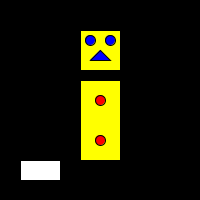
Frame 1 (no input)
Frame 60 (the mouse pressed at the canvas centre just before this capture): identical to frame 1, image omitted
Frame 120 (the mouse held since frame 60 and released just before this capture): identical to frame 1, image omitted

The Processing sketch that drew this single still picture (run headless with seeded random() and noise(); from frame 60 on, the mouse is pressed at the canvas centre):

// Processing sketch: processing_89823
// ── processing_89823.pde

void setup(){
  size(200,200);
}

void draw(){
  if(mouseX<60&&mouseX>20&&mouseY<180&&mouseY>160)
  {
    background(255);
    rectMode(CORNER);
    fill(255);
    rect(20,160,40,20);
    rectMode(CENTER);
    fill(255,255,0);
    rect(100,50,40,40);
    rect(100,120,40,80);
    fill(0,0,255);
    ellipse(90,40,10,10);
    ellipse(110,40,10,10);
    triangle(100,50,90,60,110,60);
    fill(255,0,0);
    ellipse(100,100,10,10);
    ellipse(100,140,10,10);
  }
  else
   {
    background(0);
    rectMode(CORNER);
    fill(255);
    rect(20,160,40,20);
    rectMode(CENTER);
    fill(255,255,0);
    rect(100,50,40,40);
    rect(100,120,40,80);
    fill(0,0,255);
    ellipse(90,40,10,10);
    ellipse(110,40,10,10);
    triangle(100,50,90,60,110,60);
    fill(255,0,0);
    ellipse(100,100,10,10);
    ellipse(100,140,10,10);
  }
}
